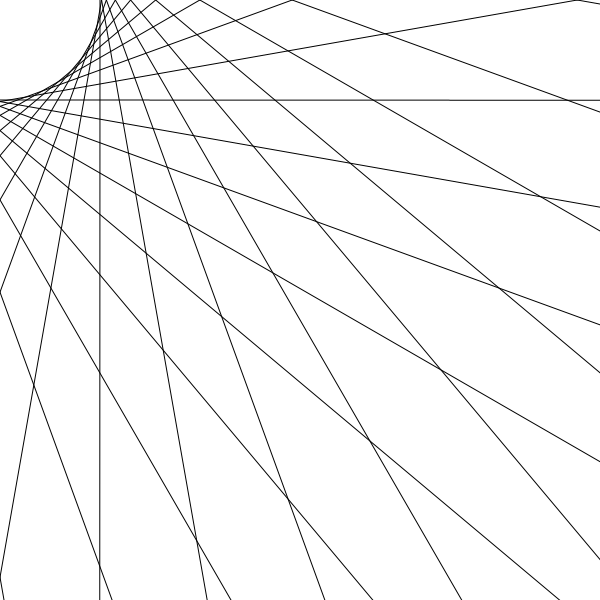
Frame 1 (no input)
Frame 60 (the mouse pressed at the canvas centre just before this capture): identical to frame 1, image omitted
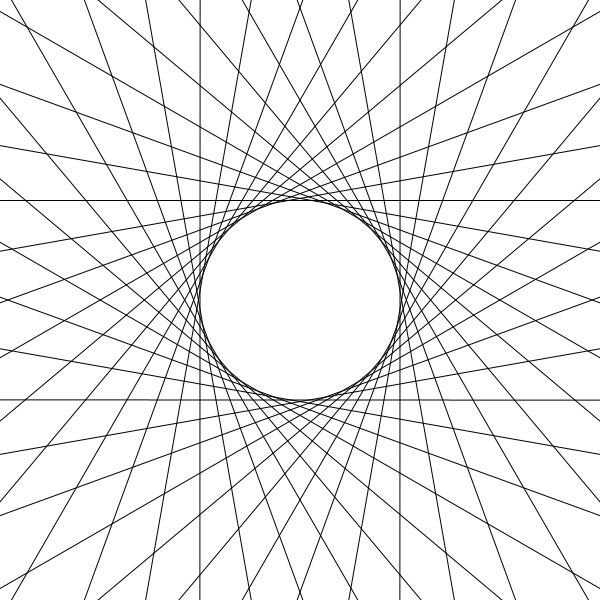
Frame 120 (the mouse held since frame 60 and released just before this capture)

The Processing sketch that drew these frames (run headless with seeded random() and noise(); from frame 60 on, the mouse is pressed at the canvas centre):

// Processing sketch: processing_124638
// ── processing_124638.pde

void setup(){
  size(600,600);
}

void draw(){
  background(255);
 
  int radius = 100;
  float step = 10;
  
  pushMatrix();
  translate(mouseX,mouseY);
    for( float i = 0; i < 360/step; i++ ){
      line(-width*2,-radius,width*2,-radius);
      rotate(step*PI/180);
    }
  popMatrix();
}
